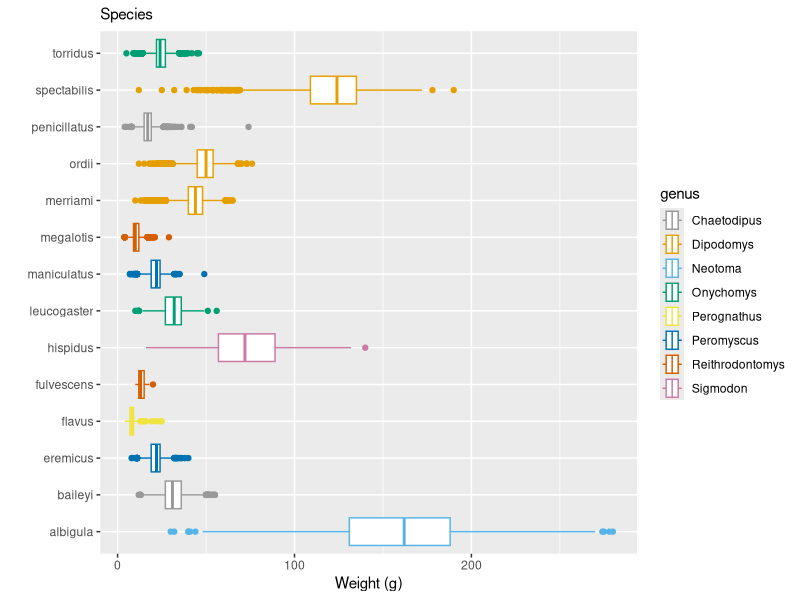
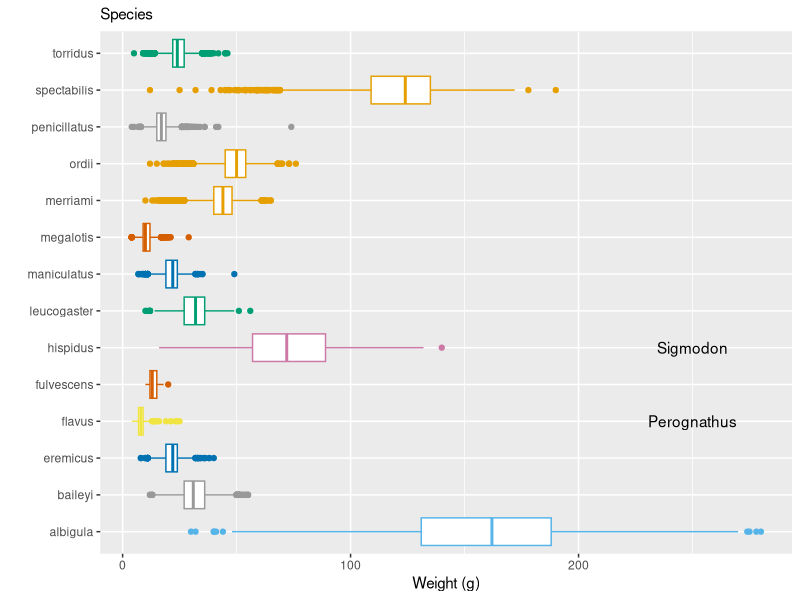

Generate these figures, in order, with R:
## ---- chunk 1
#| include: false

library(tidyverse)
library(here)

surveys <- read_csv(here("lab-assignments", "Lab2-graphics", "surveys.csv"))
## ---- chunk 2
#| echo: true
# A vector of a color deficient friendly palette with gray:
cdPalette_grey <- c("#999999", "#E69F00", "#56B4E9", "#009E73", "#F0E442", 
                    "#0072B2", "#D55E00", "#CC79A7")

# A vector of a color deficient friendly palette with black:
cdPalette_blk <- c("#000000", "#E69F00", "#56B4E9", "#009E73", "#F0E442", 
                   "#0072B2", "#D55E00", "#CC79A7")
## ---- chunk 3
surveys |> 
  ggplot(aes(x = weight, y = species, color = genus)) +
  geom_boxplot() +
  scale_color_manual(values = cdPalette_grey) +
  labs(x = "Weight (g)", y = "", subtitle = "Species", legend = "Genus")
## ---- chunk 4
ggplot(data = surveys, 
       mapping = aes(y = species, x = weight, color = genus)) +
  geom_boxplot() +
  scale_color_manual(values = cdPalette_grey) + 
  annotate("text", y = 6, x = 250, label = "Sigmodon") +
  annotate("text", y = 4, x = 250, label = "Perognathus") +
  theme(legend.position = "none") +
  labs(x = "Weight (g)", y = "", subtitle = "Species")
  
